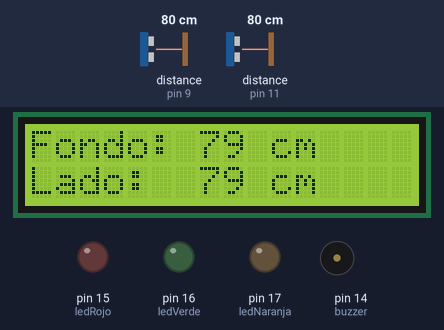
Simulated run of this sketch. Board: Arduino Uno, built with avr-gcc and run on an emulated ATmega328P. On the bench: 16×2 character LCD, output pins drawn as LEDs (lit = HIGH), buzzer (waves = sounding, pin HIGH). Wiring (inferred from the names in the program): 2 × ultrasonic range finder: trigger pin 8, echo pin 9 / trigger pin 10, echo pin 11. The inputs (shaded band) are chosen by the test bench; at power-on: distance to the obstacle (sensors on pin 9, pin 11) 80 cm. The echo pulse lasts 58.3 µs per cm; pins used as bus, display or sensor lines are not drawn; what the sketch prints to the serial monitor is not drawn.

Above: at 1.2 s.
1.3 s: distance to the obstacle (sensor on pin 9) set to 33 cm
At 2.5 s:
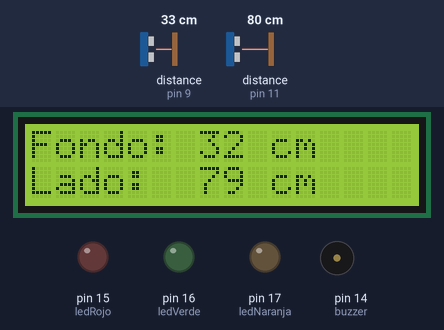
2.8 s: distance to the obstacle (sensor on pin 9) set to 29 cm
At 3.3 s:
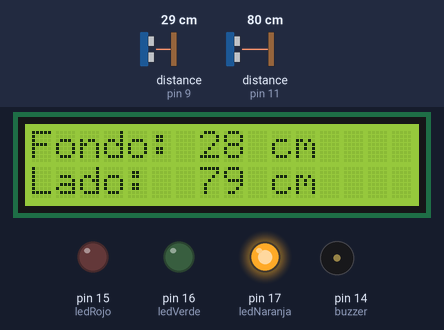
4.3 s: distance to the obstacle (sensor on pin 9) set to 18 cm
At 4.9 s:
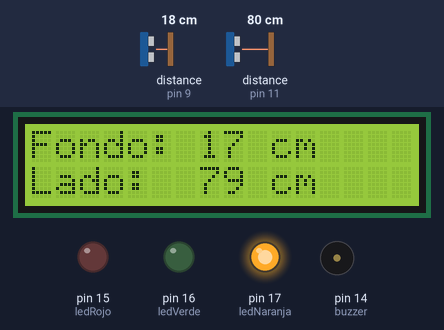
5.8 s: distance to the obstacle (sensor on pin 9) set to 15 cm
At 7.0 s:
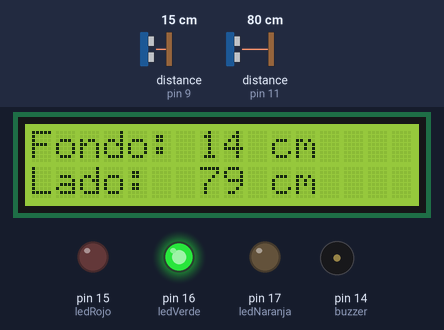
7.5 s: distance to the obstacle (sensor on pin 11) set to 2 cm
At 8.7 s:
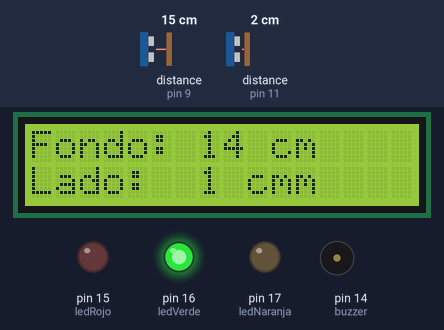
9.1 s: distance to the obstacle (sensor on pin 9) set to 2 cm
At 10.8 s:
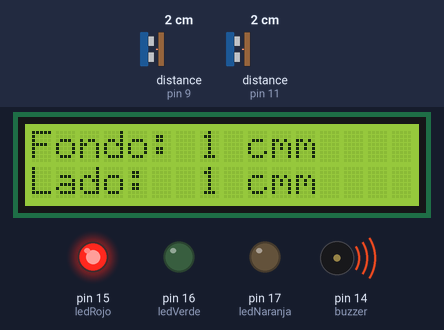
Timing chart, 0 to 12.0 s (numbered marks = the images above; inputs shaded):
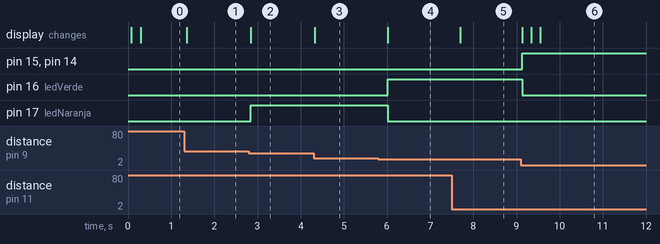

The sketch:

Montaje7.ino
```cpp
#include <LiquidCrystal.h>

LiquidCrystal lcd(2, 3, 4, 5, 6, 7);

int trigFondo = 8;
int echoFondo = 9;
int trigLado = 10;
int echoLado = 11;
int ledNaranja = 17;
int ledVerde = 16;
int ledRojo = 15;
int buzzer = 14;
float duracionFondo;
float duracionLado;
int distanciaFondo;
int distanciaLado;

void setup() {
  pinMode(trigFondo, OUTPUT);
  pinMode(trigLado, OUTPUT);
  pinMode(echoFondo, INPUT);
  pinMode(echoLado, INPUT);
  pinMode(ledNaranja, OUTPUT);
  pinMode(ledVerde, OUTPUT);
  pinMode(ledRojo, OUTPUT);
  pinMode(buzzer, OUTPUT);

  Serial.begin(9600);
  lcd.begin(16, 2);
}

void loop() {
  // Medir distancia al fondo
  digitalWrite(trigFondo, LOW);
  delayMicroseconds(2);
  digitalWrite(trigFondo, HIGH);
  delayMicroseconds(10);
  digitalWrite(trigFondo, LOW);
  duracionFondo = pulseIn(echoFondo, HIGH);
  distanciaFondo = duracionFondo / 58.2;

  // Medir distancia al lado
  digitalWrite(trigLado, LOW);
  delayMicroseconds(2);
  digitalWrite(trigLado, HIGH);
  delayMicroseconds(10);
  digitalWrite(trigLado, LOW);
  duracionLado = pulseIn(echoLado, HIGH);
  distanciaLado = duracionLado / 58.2;

  // Imprimir distancias en el monitor serial
  Serial.print("Distancia al fondo: ");
  Serial.println(distanciaFondo);
  Serial.print("Distancia al lado: ");
  Serial.println(distanciaLado);

  if (distanciaFondo == 12 && distanciaLado == 9) {
    lcd.clear();
    lcd.setCursor(0, 0);
    lcd.print("Felicidades! :D");
    lcd.setCursor(0, 1);
    lcd.print("Lo hiciste bien");

    for (int i = 0; i < 3; i++) {
      digitalWrite(ledRojo, HIGH);
      digitalWrite(ledNaranja, HIGH);
      digitalWrite(ledVerde, HIGH);
      digitalWrite(buzzer, HIGH);
      delay(1000);
      digitalWrite(ledRojo, LOW);
      digitalWrite(ledNaranja, LOW);
      digitalWrite(ledVerde, LOW);
      digitalWrite(buzzer, LOW);
      delay(1000);
    }
    lcd.clear();
  } else {
    lcd.setCursor(0, 0);
    lcd.print("Fondo: ");
    lcd.print(distanciaFondo);
    lcd.print(" cm");
    lcd.setCursor(0, 1);
    lcd.print("Lado:  ");
    lcd.print(distanciaLado);
    lcd.print(" cm");

    digitalWrite(ledNaranja, LOW);
    digitalWrite(ledVerde, LOW);
    digitalWrite(ledRojo, LOW);
    digitalWrite(buzzer, LOW);

    if (distanciaFondo <= 8) {
      digitalWrite(ledRojo, HIGH);
      digitalWrite(buzzer, HIGH);
    } else if (distanciaFondo <= 12) {
      digitalWrite(ledRojo, HIGH);
    } else if (distanciaFondo <= 14 && distanciaFondo > 12) {
      digitalWrite(ledVerde, HIGH);
    } else if (distanciaFondo <= 30 && distanciaFondo > 14) {
      digitalWrite(ledNaranja, HIGH);
    }
  }

  delay(200);
}
```

Measured:
- the behaviour switches between 32 and 31 cm on distance to the obstacle (sensor on pin 9) (found by bisection; images 1 and 2)
- the behaviour switches between 16 and 15 cm on distance to the obstacle (sensor on pin 9) (found by bisection; images 3 and 4)
- after the input at 1.3 s, the display: changes after 0.06 s (image 1)
- after the input at 2.8 s, pin 17 (ledNaranja): LOW → HIGH at once; the display: changes at once (image 2)
- after the input at 4.3 s, the display: changes at once (image 3)
- after the input at 5.8 s, pin 16 (ledVerde): LOW → HIGH after 0.21 s; pin 17 (ledNaranja): HIGH → LOW after 0.21 s; the display: changes after 0.21 s (image 4)
- after the input at 7.5 s, the display: changes after 0.19 s (image 5)
- after the input at 9.1 s, pin 15 (ledRojo), pin 14 (buzzer): LOW → HIGH at once; pin 16 (ledVerde): HIGH → LOW at once; the display: changes at once (image 6)
